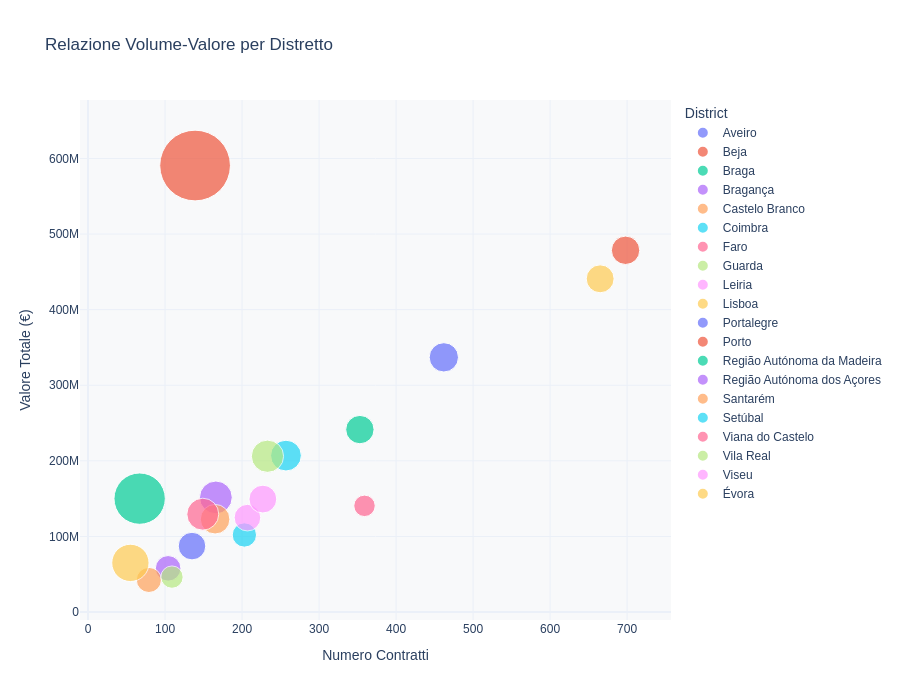

Notebook source saved alongside this figure:
### Markdown cell above
### Grafico 4: Scatter Plot Multivariato Volume vs Valore (Bubble = Valore Medio)

**Scelta Tecnica**: Sintetizza 3 variabili in 2D (X=Volume, Y=Valore Totale, Bubble=Valore Medio) - "data densification" per massimizzare informazione senza cognitive overload.

**4 Archetipi Distrettuali:**

1. **Mercati Maturi** (Alto X+Y, Bubble Medio): Lisbona, Porto - >1000 contratti/anno, competizione intensa, deal flow stabile
2. **Opportunità Specialistiche** (Basso X, Alto Y, Bubble Grande): Faro, Santarém - pochi contratti ma alto valore medio (€5-10M), progetti infrastrutturali strategici
3. **Mercati Emergenti** (Medio-Medio): Braga, Aveiro, Coimbra - bilanciamento piccoli/grandi progetti, sweet spot operatori mid-size
4. **Mercati Periferici** (Basso X+Y, Bubble Variabile): Bragança, Guarda - sottosviluppati ma potenziale fondi EU, alto rischio execution

**Anomalie Chiave**: Setúbal = outlier positivo (bubble grande nonostante volume moderato, porto commerciale). Lisbona/Porto bubble simili nonostante gap valore totale.

### Code cell
# --- ESECUZIONE: Scatter Plot Volume vs Valore ---
geo_analyzer.plot_scatter_volume_value(df_master)

### Figure 1 — Plotly figure (JSON) as saved in the notebook; plotly's stock layout.template omitted (floating-point values rounded to 4 significant figures)
{"data": [{"customdata": [[729200.0]], "hovertemplate": "<b>%{hovertext}</b><br><br>District=Aveiro<br>Numero Contratti=%{x}<br>Valore Totale (€)=%{y:,.0f}<br>Valore Medio (€)=%{customdata[0]:,.0f}<extra></extra>", "hovertext": ["Aveiro"], "legendgroup": "Aveiro", "marker": {"color": "#636efa", "size": [729200.0], "sizemode": "area", "sizeref": 1700.0, "symbol": "circle"}, "mode": "markers", "name": "Aveiro", "orientation": "v", "showlegend": true, "type": "scatter", "x": [462], "xaxis": "x", "y": [336900000.0], "yaxis": "y"}, {"customdata": [[4249000.0]], "hovertemplate": "<b>%{hovertext}</b><br><br>District=Beja<br>Numero Contratti=%{x}<br>Valore Totale (€)=%{y:,.0f}<br>Valore Medio (€)=%{customdata[0]:,.0f}<extra></extra>", "hovertext": ["Beja"], "legendgroup": "Beja", "marker": {"color": "#EF553B", "size": [4249000.0], "sizemode": "area", "sizeref": 1700.0, "symbol": "circle"}, "mode": "markers", "name": "Beja", "orientation": "v", "showlegend": true, "type": "scatter", "x": [139], "xaxis": "x", "y": [590600000.0], "yaxis": "y"}, {"customdata": [[683600.0]], "hovertemplate": "<b>%{hovertext}</b><br><br>District=Braga<br>Numero Contratti=%{x}<br>Valore Totale (€)=%{y:,.0f}<br>Valore Medio (€)=%{customdata[0]:,.0f}<extra></extra>", "hovertext": ["Braga"], "legendgroup": "Braga", "marker": {"color": "#00cc96", "size": [683600.0], "sizemode": "area", "sizeref": 1700.0, "symbol": "circle"}, "mode": "markers", "name": "Braga", "orientation": "v", "showlegend": true, "type": "scatter", "x": [353], "xaxis": "x", "y": [241308760], "yaxis": "y"}, {"customdata": [[555600.0]], "hovertemplate": "<b>%{hovertext}</b><br><br>District=Bragança<br>Numero Contratti=%{x}<br>Valore Totale (€)=%{y:,.0f}<br>Valore Medio (€)=%{customdata[0]:,.0f}<extra></extra>", "hovertext": ["Bragança"], "legendgroup": "Bragança", "marker": {"color": "#ab63fa", "size": [555600.0], "sizemode": "area", "sizeref": 1700.0, "symbol": "circle"}, "mode": "markers", "name": "Bragança", "orientation": "v", "showlegend": true, "type": "scatter", "x": [104], "xaxis": "x", "y": [57780000.0], "yaxis": "y"}, {"customdata": [[537000.0]], "hovertemplate": "<b>%{hovertext}</b><br><br>District=Castelo Branco<br>Numero Contratti=%{x}<br>Valore Totale (€)=%{y:,.0f}<br>Valore Medio (€)=%{customdata[0]:,.0f}<extra></extra>", "hovertext": ["Castelo Branco"], "legendgroup": "Castelo Branco", "marker": {"color": "#FFA15A", "size": [537000.0], "sizemode": "area", "sizeref": 1700.0, "symbol": "circle"}, "mode": "markers", "name": "Castelo Branco", "orientation": "v", "showlegend": true, "type": "scatter", "x": [79], "xaxis": "x", "y": [42430000.0], "yaxis": "y"}, {"customdata": [[502000.0]], "hovertemplate": "<b>%{hovertext}</b><br><br>District=Coimbra<br>Numero Contratti=%{x}<br>Valore Totale (€)=%{y:,.0f}<br>Valore Medio (€)=%{customdata[0]:,.0f}<extra></extra>", "hovertext": ["Coimbra"], "legendgroup": "Coimbra", "marker": {"color": "#19d3f3", "size": [502000.0], "sizemode": "area", "sizeref": 1700.0, "symbol": "circle"}, "mode": "markers", "name": "Coimbra", "orientation": "v", "showlegend": true, "type": "scatter", "x": [203], "xaxis": "x", "y": [101900000.0], "yaxis": "y"}, {"customdata": [[391200.0]], "hovertemplate": "<b>%{hovertext}</b><br><br>District=Faro<br>Numero Contratti=%{x}<br>Valore Totale (€)=%{y:,.0f}<br>Valore Medio (€)=%{customdata[0]:,.0f}<extra></extra>", "hovertext": ["Faro"], "legendgroup": "Faro", "marker": {"color": "#FF6692", "size": [391200.0], "sizemode": "area", "sizeref": 1700.0, "symbol": "circle"}, "mode": "markers", "name": "Faro", "orientation": "v", "showlegend": true, "type": "scatter", "x": [359], "xaxis": "x", "y": [140400000.0], "yaxis": "y"}, {"customdata": [[423700.0]], "hovertemplate": "<b>%{hovertext}</b><br><br>District=Guarda<br>Numero Contratti=%{x}<br>Valore Totale (€)=%{y:,.0f}<br>Valore Medio (€)=%{customdata[0]:,.0f}<extra></extra>", "hovertext": ["Guarda"], "legendgroup": "Guarda", "marker": {"color": "#B6E880", "size": [423700.0], "sizemode": "area", "sizeref": 1700.0, "symbol": "circle"}, "mode": "markers", "name": "Guarda", "orientation": "v", "showlegend": true, "type": "scatter", "x": [109], "xaxis": "x", "y": [46180000.0], "yaxis": "y"}, {"customdata": [[603000.0]], "hovertemplate": "<b>%{hovertext}</b><br><br>District=Leiria<br>Numero Contratti=%{x}<br>Valore Totale (€)=%{y:,.0f}<br>Valore Medio (€)=%{customdata[0]:,.0f}<extra></extra>", "hovertext": ["Leiria"], "legendgroup": "Leiria", "marker": {"color": "#FF97FF", "size": [603000.0], "sizemode": "area", "sizeref": 1700.0, "symbol": "circle"}, "mode": "markers", "name": "Leiria", "orientation": "v", "showlegend": true, "type": "scatter", "x": [207], "xaxis": "x", "y": [124800000.0], "yaxis": "y"}, {"customdata": [[662800.0]], "hovertemplate": "<b>%{hovertext}</b><br><br>District=Lisboa<br>Numero Contratti=%{x}<br>Valore Totale (€)=%{y:,.0f}<br>Valore Medio (€)=%{customdata[0]:,.0f}<extra></extra>", "hovertext": ["Lisboa"], "legendgroup": "Lisboa", "marker": {"color": "#FECB52", "size": [662800.0], "sizemode": "area", "sizeref": 1700.0, "symbol": "circle"}, "mode": "markers", "name": "Lisboa", "orientation": "v", "showlegend": true, "type": "scatter", "x": [665], "xaxis": "x", "y": [440700000.0], "yaxis": "y"}, {"customdata": [[646000.0]], "hovertemplate": "<b>%{hovertext}</b><br><br>District=Portalegre<br>Numero Contratti=%{x}<br>Valore Totale (€)=%{y:,.0f}<br>Valore Medio (€)=%{customdata[0]:,.0f}<extra></extra>", "hovertext": ["Portalegre"], "legendgroup": "Portalegre", "marker": {"color": "#636efa", "size": [646000.0], "sizemode": "area", "sizeref": 1700.0, "symbol": "circle"}, "mode": "markers", "name": "Portalegre", "orientation": "v", "showlegend": true, "type": "scatter", "x": [135], "xaxis": "x", "y": [87210000.0], "yaxis": "y"}, {"customdata": [[685500.0]], "hovertemplate": "<b>%{hovertext}</b><br><br>District=Porto<br>Numero Contratti=%{x}<br>Valore Totale (€)=%{y:,.0f}<br>Valore Medio (€)=%{customdata[0]:,.0f}<extra></extra>", "hovertext": ["Porto"], "legendgroup": "Porto", "marker": {"color": "#EF553B", "size": [685500.0], "sizemode": "area", "sizeref": 1700.0, "symbol": "circle"}, "mode": "markers", "name": "Porto", "orientation": "v", "showlegend": true, "type": "scatter", "x": [698], "xaxis": "x", "y": [478500000.0], "yaxis": "y"}, {"customdata": [[2239000.0]], "hovertemplate": "<b>%{hovertext}</b><br><br>District=Região Autónoma da Madeira<br>Numero Contratti=%{x}<br>Valore Totale (€)=%{y:,.0f}<br>Valore Medio (€)=%{customdata[0]:,.0f}<extra></extra>", "hovertext": ["Região Autónoma da Madeira"], "legendgroup": "Região Autónoma da Madeira", "marker": {"color": "#00cc96", "size": [2239000.0], "sizemode": "area", "sizeref": 1700.0, "symbol": "circle"}, "mode": "markers", "name": "Região Autónoma da Madeira", "orientation": "v", "showlegend": true, "type": "scatter", "x": [67], "xaxis": "x", "y": [150000000.0], "yaxis": "y"}, {"customdata": [[913200.0]], "hovertemplate": "<b>%{hovertext}</b><br><br>District=Região Autónoma dos Açores<br>Numero Contratti=%{x}<br>Valore Totale (€)=%{y:,.0f}<br>Valore Medio (€)=%{customdata[0]:,.0f}<extra></extra>", "hovertext": ["Região Autónoma dos Açores"], "legendgroup": "Região Autónoma dos Açores", "marker": {"color": "#ab63fa", "size": [913200.0], "sizemode": "area", "sizeref": 1700.0, "symbol": "circle"}, "mode": "markers", "name": "Região Autónoma dos Açores", "orientation": "v", "showlegend": true, "type": "scatter", "x": [166], "xaxis": "x", "y": [151600000.0], "yaxis": "y"}, {"customdata": [[744100.0]], "hovertemplate": "<b>%{hovertext}</b><br><br>District=Santarém<br>Numero Contratti=%{x}<br>Valore Totale (€)=%{y:,.0f}<br>Valore Medio (€)=%{customdata[0]:,.0f}<extra></extra>", "hovertext": ["Santarém"], "legendgroup": "Santarém", "marker": {"color": "#FFA15A", "size": [744100.0], "sizemode": "area", "sizeref": 1700.0, "symbol": "circle"}, "mode": "markers", "name": "Santarém", "orientation": "v", "showlegend": true, "type": "scatter", "x": [165], "xaxis": "x", "y": [122800000.0], "yaxis": "y"}, {"customdata": [[805000.0]], "hovertemplate": "<b>%{hovertext}</b><br><br>District=Setúbal<br>Numero Contratti=%{x}<br>Valore Totale (€)=%{y:,.0f}<br>Valore Medio (€)=%{customdata[0]:,.0f}<extra></extra>", "hovertext": ["Setúbal"], "legendgroup": "Setúbal", "marker": {"color": "#19d3f3", "size": [805000.0], "sizemode": "area", "sizeref": 1700.0, "symbol": "circle"}, "mode": "markers", "name": "Setúbal", "orientation": "v", "showlegend": true, "type": "scatter", "x": [257], "xaxis": "x", "y": [206900000.0], "yaxis": "y"}, {"customdata": [[868400.0]], "hovertemplate": "<b>%{hovertext}</b><br><br>District=Viana do Castelo<br>Numero Contratti=%{x}<br>Valore Totale (€)=%{y:,.0f}<br>Valore Medio (€)=%{customdata[0]:,.0f}<extra></extra>", "hovertext": ["Viana do Castelo"], "legendgroup": "Viana do Castelo", "marker": {"color": "#FF6692", "size": [868400.0], "sizemode": "area", "sizeref": 1700.0, "symbol": "circle"}, "mode": "markers", "name": "Viana do Castelo", "orientation": "v", "showlegend": true, "type": "scatter", "x": [149], "xaxis": "x", "y": [129400000.0], "yaxis": "y"}, {"customdata": [[884400.0]], "hovertemplate": "<b>%{hovertext}</b><br><br>District=Vila Real<br>Numero Contratti=%{x}<br>Valore Totale (€)=%{y:,.0f}<br>Valore Medio (€)=%{customdata[0]:,.0f}<extra></extra>", "hovertext": ["Vila Real"], "legendgroup": "Vila Real", "marker": {"color": "#B6E880", "size": [884400.0], "sizemode": "area", "sizeref": 1700.0, "symbol": "circle"}, "mode": "markers", "name": "Vila Real", "orientation": "v", "showlegend": true, "type": "scatter", "x": [233], "xaxis": "x", "y": [206100000.0], "yaxis": "y"}, {"customdata": [[658100.0]], "hovertemplate": "<b>%{hovertext}</b><br><br>District=Viseu<br>Numero Contratti=%{x}<br>Valore Totale (€)=%{y:,.0f}<br>Valore Medio (€)=%{customdata[0]:,.0f}<extra></extra>", "hovertext": ["Viseu"], "legendgroup": "Viseu", "marker": {"color": "#FF97FF", "size": [658100.0], "sizemode": "area", "sizeref": 1700.0, "symbol": "circle"}, "mode": "markers", "name": "Viseu", "orientation": "v", "showlegend": true, "type": "scatter", "x": [227], "xaxis": "x", "y": [149400000.0], "yaxis": "y"}, {"customdata": [[1182000.0]], "hovertemplate": "<b>%{hovertext}</b><br><br>District=Évora<br>Numero Contratti=%{x}<br>Valore Totale (€)=%{y:,.0f}<br>Valore Medio (€)=%{customdata[0]:,.0f}<extra></extra>", "hovertext": ["Évora"], "legendgroup": "Évora", "marker": {"color": "#FECB52", "size": [1182000.0], "sizemode": "area", "sizeref": 1700.0, "symbol": "circle"}, "mode": "markers", "name": "Évora", "orientation": "v", "showlegend": true, "type": "scatter", "x": [55], "xaxis": "x", "y": [64990000.0], "yaxis": "y"}], "layout": {"font": {"family": "Arial", "size": 12}, "height": 700, "legend": {"itemsizing": "constant", "title": {"text": "District"}, "tracegroupgap": 0}, "plot_bgcolor": "rgba(248,249,250,1)", "title": {"text": "Relazione Volume-Valore per Distretto"}, "xaxis": {"anchor": "y", "domain": [0, 1], "title": {"text": "Numero Contratti"}}, "yaxis": {"anchor": "x", "domain": [0, 1], "title": {"text": "Valore Totale (€)"}}}}
